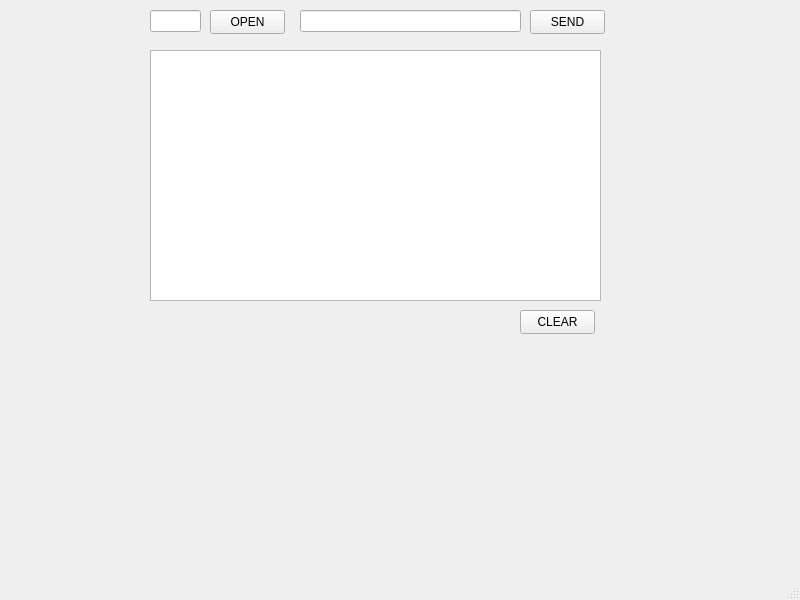
<?xml version="1.0" encoding="UTF-8"?>
<ui version="4.0">
 <class>MainWindow</class>
 <widget class="QMainWindow" name="MainWindow">
  <property name="geometry">
   <rect>
    <x>0</x>
    <y>0</y>
    <width>800</width>
    <height>600</height>
   </rect>
  </property>
  <property name="windowTitle">
   <string>MainWindow</string>
  </property>
  <widget class="QWidget" name="centralwidget">
   <widget class="QPlainTextEdit" name="plainTextEdit">
    <property name="geometry">
     <rect>
      <x>150</x>
      <y>50</y>
      <width>451</width>
      <height>251</height>
     </rect>
    </property>
   </widget>
   <widget class="QLineEdit" name="lineEdit">
    <property name="geometry">
     <rect>
      <x>300</x>
      <y>10</y>
      <width>221</width>
      <height>22</height>
     </rect>
    </property>
   </widget>
   <widget class="QPushButton" name="SendButton">
    <property name="geometry">
     <rect>
      <x>530</x>
      <y>10</y>
      <width>75</width>
      <height>24</height>
     </rect>
    </property>
    <property name="text">
     <string>SEND</string>
    </property>
   </widget>
   <widget class="QLineEdit" name="lineEdit_2">
    <property name="geometry">
     <rect>
      <x>150</x>
      <y>10</y>
      <width>51</width>
      <height>22</height>
     </rect>
    </property>
   </widget>
   <widget class="QPushButton" name="OpenCloseButton">
    <property name="geometry">
     <rect>
      <x>210</x>
      <y>10</y>
      <width>75</width>
      <height>24</height>
     </rect>
    </property>
    <property name="text">
     <string>OPEN</string>
    </property>
   </widget>
   <widget class="QPushButton" name="ClearButton">
    <property name="geometry">
     <rect>
      <x>520</x>
      <y>310</y>
      <width>75</width>
      <height>24</height>
     </rect>
    </property>
    <property name="text">
     <string>CLEAR</string>
    </property>
   </widget>
  </widget>
  <widget class="QMenuBar" name="menubar">
   <property name="geometry">
    <rect>
     <x>0</x>
     <y>0</y>
     <width>800</width>
     <height>22</height>
    </rect>
   </property>
  </widget>
  <widget class="QStatusBar" name="statusbar"/>
 </widget>
 <resources/>
 <connections/>
</ui>
